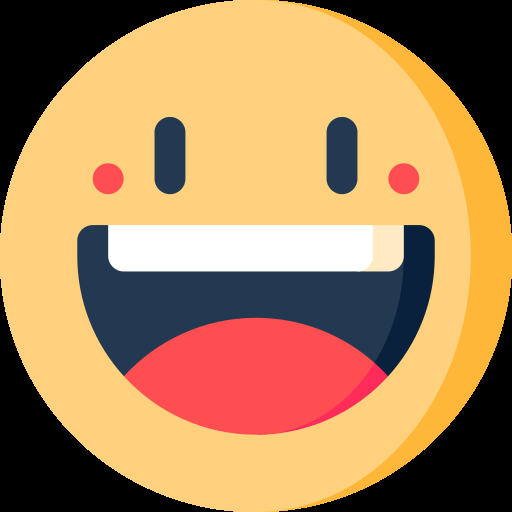
#> input picture Python_Library/data/1482221.png, 512 x 512 px
$ jupyter execute --allow-errors ex01_Numpy.ipynb   (shell and % lines are left out)
#> lines starting #> are read from the running program, lines starting #| are printed output that depends on the picture
# Numpy
       - ndarray 클래스 제공 (N - Dimension array) : N 차원의 배열(숫자적 차원의 배열이라는 뜻)
       - 다양한 수학함수를 제공
       - 빠른 연산 속도
       - 브로드 캐스팅(차원을 동일시 하는 기능을 제공)
       - 다차원의 배열 지원 (최고장점)

## Numpy 특징
    - 다차원 배열(빠르고 효율적인 산술연산 제공), 행렬 데이터 구조를 제공
    - N차원 형태로 구성이 가능하다(1,2,3)
    - 데이터에 접근을 최적화 하기 위한 색인(index)부여

### 데이터 생성
    - 1차원 데이터
        - 단순 수치 데이터 : 성적 데이터 ex) [90,80,100,75,95]
    - 2차원 데이터
        - 단순 수치형 데이터(1차원)를 여러개 묶었을 때
        - 흑백 사진 데이터
    - 3차원 데이터
        - 컬러 사진 데이터 : RGB

[cell 1]
# 라이브러리(모듈) 불러오기
import numpy as np
import pandas as pd
import matplotlib.pyplot as plt

[cell 2]
# 1차원 데이터 생성
# 파이썬 리스트 자료형과 비슷하다

li = [90,80,100,75,88]

arr1 = np.array([90,80,100,75,88]) # 넘파이의 1차원 배열

type(arr1)

# numpy.ndarray 클래스
# - 동일한 자료형을 가지는 값들이 배열 형태로 존재
# - N차원 형태로 구성이 가능 : N -> 1투터 숫자로 바뀔 수 있는 것 D -> Dimension(차원) array -> 배열
# -> 1차원, 2차원, 3차원 등에 원하는 차원의 형태로 바꿀 수 가 있다
# -> 각 값들은 양의 정수로 색인[index]이 부여되어 이싿. > 마음대로 꺼내볼 수 있다.
# ndarray클래스를 줄려엇 array를 표현한다

[cell 3]
# 2차원 데이터를 생성 : 흑백사진
li2 = [[1,2,3],
       [4,5,6]]

li2

np.array(li2)

arr2 = np.array(li2) # 넘파이의 2차원 배열

type(arr2)

arr2.shape

[cell 4]
# 3차원 데이터 생성

[cell 5]
# 이미지 불러오기
# 쓸때는 cv2로 쓴다.

import cv2

img = cv2.imread('./data/1482221.png', cv2.IMREAD_GRAYSCALE)
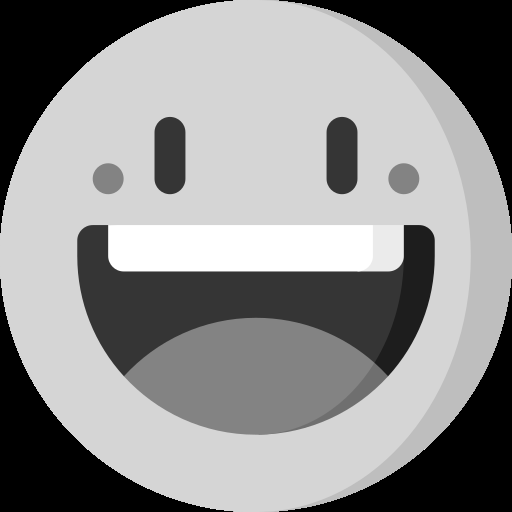
#> img: shape (512, 512); min 0, max 255, mean 142.4
print(img.shape)
#| (512, 512)

plt.imshow(img, cmap = 'gray')

### 경로찾기
1. 절대 경로
    - /
        - 루트 디렉토리, 파일 시스템의 가장 상위 디렉토리
        - /로 시작하는ㄴ 경로는 절대경로, 루트 디렉토리에서 시작하여 파일이나 디렉토리의 위치를 나타냄
        - ex) './data/test_image'
2. 상대 경로
    - ./
        - 현재 작업 디렉토리를 나타냄
        - Python에서 생략시 defalt
    - ../
        - 현재 디렉토리의 부모 디렉토리(즉, 한 단계 위 디렉토리)를 나타낸다

[cell 6]
import os
print(os.getcwd())

[cell 7]
# 3차원 데이터 > 컬러사진

img2 = cv2.imread('./data/1482221.png')
#> img2 is the input picture: shape (512, 512, 3); mean B, G, R 91.9, 135.9, 175.2

img2.shape

img2 = cv2.cvtColor(img2, cv2.COLOR_RGB2BGR)

plt.imshow(img2)

### 데이터 정보 확인
- shape : 모양(형태)확인
- dtype : 데이터의 타입을 확인
- size : 데이터의 크기 확인
- ndim : 몇 차원인지 확인

[cell 8]
print(img2.shape)
#| (512, 512, 3)
print(img2.size)
#| 786432
print(img2.ndim)
#| 3

[cell 9]
# 특정 값으로 데이터 생성 : ones(), zeros(), full()

# numpy의 버전 확인
np.__version__

# np.ones()

# 모양이 (2,3)인 배열의 생성, 값을 실수형 1로 초기화해서 생성

ones_arr = np.ones((2,3),dtype = 'int64')
print(ones_arr)

ones_arr.dtype

[cell 10]
# np.zeros()
# 모양이 (5,7)인 2차원 배열을 생성, 값이 0으로 초기화 해서 생성하기
zeros_arr = np.zeros((5,7),dtype ='int64' )
print(zeros_arr)
print(zeros_arr.dtype)

[cell 11]
# np.full()
np.full((4,3),77)

[cell 12]
# 일정 범위 숫자 만들기 : arange

# 1 ~ 50 까지 값을 가지는 numpy 배열 만들기
np.arange(1, 50 + 1)


# 0 ~ 40 범위 중 3의 배수만 가지는 numpy 배열 만들기

np.arange(3, 41, 3)

[cell 13]
# 배열의 모양 바꾸기 : reshape
# (행, 열)

# reshape :  원하는 형태의 크기의 배열로 변경하는 것 (행, 열)
# arr1 변수에 1부터 50까지 들어있는 1차원 배열의 형태를 담아보기


arr1 = np.arange(1,51)


arr1

[cell 14]
np.__version__

[cell 15]
arr1 = np.arange(1,51)
arr1.size
arr1.shape

arr1 = arr1.reshape(5,10)


arr1.size
arr1.shape

[cell 16]
# 랜덤 수열 만들기 : random.rand
# 0 ~ 1 사이의 값
np.random.rand(2)
np.random.rand(3,4)
np.random.rand(2,2,2)

[cell 17]
# 정수형 난수 수열 만들기3
# shape()이 (3,4)인 2차원 배열 생성하는데 1~10까지의 난수로 채워서 출력
np.random.randint(11,size = (3,4))

### Indexing & Slicing
- Indexing (색인, 가져오다) : 원하는 요소에 접근하여 색인(인덱스)를 통해서 가져오다.
- Slicing(잘라내어 가져오다) : 원하는 요소에 접근하여 범위를 가져오다.
- (시작 인덱스, 끝 인덱스) -> 끝 인데스는 포함이 되지 않습니다.(파이썬의 기본 슬라이싱 방식에 따르는 표준이다.)

[cell 18]
# 실습) 1~ 70 까지의 범위의 숫자를 가진 1차원 배열을 생성해서 my_arr1변수에 저장

my_arr1 = np.arange(1,71)
my_arr1

my_arr1.shape

print(my_arr1)
# 실습) (7,10) 2차원 형태의 배열로 reshape를 저장

my_arr1 = my_arr1.reshape((7,10))
my_arr1

[cell 19]
# array명[행, 열] 튜플 인덱싱이라고 부른다
# , 를 기준으로 앞에는 행, 뒤는 열 데이터에 접근 가능하다.


int_array = [my_arr1[3,4],my_arr1[5,6],my_arr1[2,1]]

# 35만 출력을 해보세요
my_arr1[3,4]
# 57만 출력을 해보세요
my_arr1[5,6]
# 22만 출력을 해보세요
my_arr1[2,1]

for i in int_array:
    print(i)

[cell 20]
# 슬라이싱
# array명[행 시작값 : 행 끝값, 열 시작값 열 끝값]

# 24,34,44 데이터만 가져오기
my_arr1[2 : 5, 3]
my_arr1[2 : 5, 3 : 4]

# 46 47 56 57

my_arr1[3 : 5, 5: 7]

# 실습1) 34~39, 44~49

print(my_arr1[3 : 5, 3: 9])

# 실습2) 12~19,22~29,32~39,42~49,52~59
print(my_arr1[1 : 6, 1 : 9])

### Boolean 색인
- 원하는 요소를 Boolean type(True or False)로 특정 조건에 따라 "요소"를 가져오는 것
- Numpy의 최고 장점

[cell 21]
score = np.array([80,90,75,77,60])
print(score)

# 80점 이상인 점수만 가져오기
score[score >= 80]

score
# 80점 이하인 데이터만 불리언 색인

score[score <= 80]

### Numpy 연산

[cell 22]
li = [2,3,4,5]
array1 = np.array(li)
for i in range(0,len(li)):
    li[i] += 2

print(li)


array1 + 2
